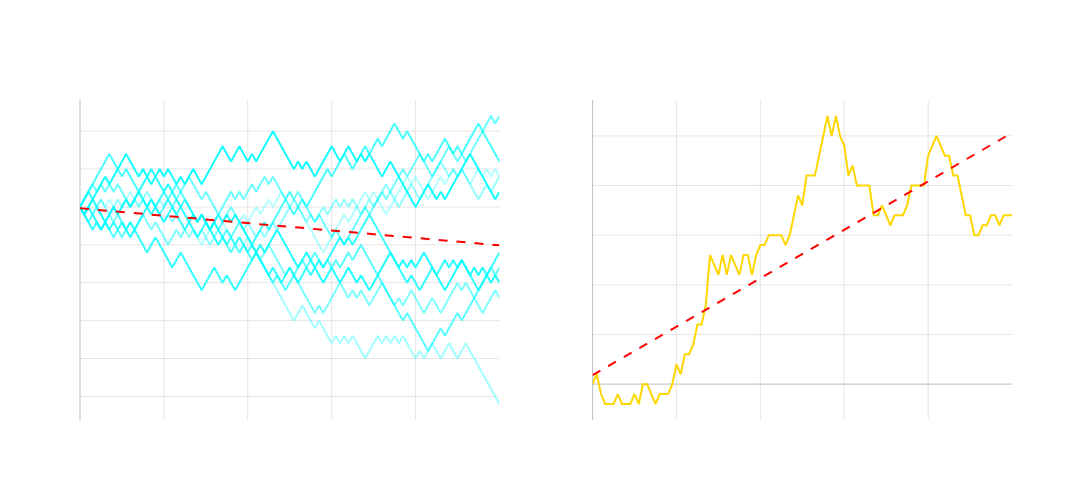
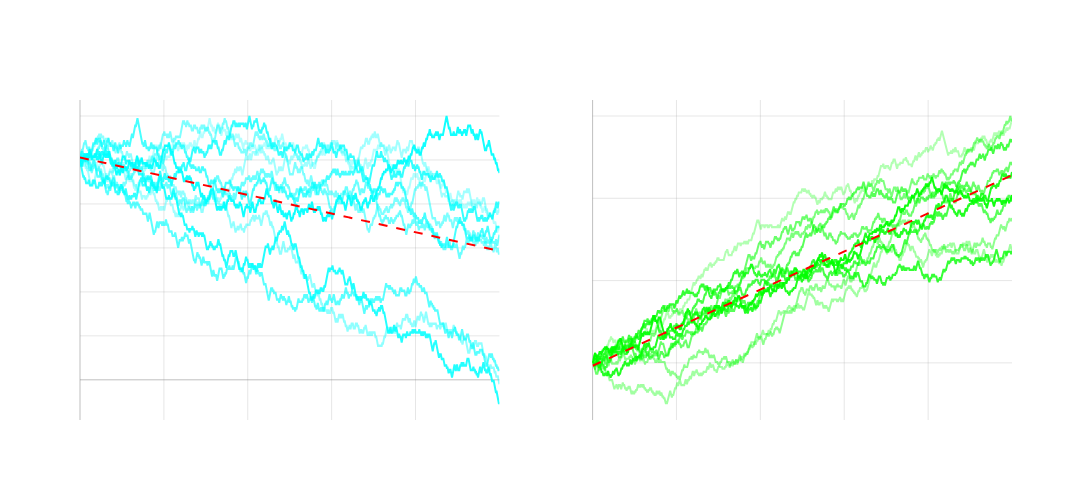

Notebook cell for these charts, in order:
### Code cell
import numpy as np
import plotly.graph_objects as go
from plotly.subplots import make_subplots

# Simulation parameters
n_players = 10
n_spins = 100
starting_wealth = 10000
bet_size = 100
p_win = 18/38  # American roulette probability
payout = 1  # 1:1 payout

# Generate wealth paths for players
np.random.seed(42)
player_wealths = np.zeros((n_players, n_spins + 1))
player_wealths[:, 0] = starting_wealth

casino_wealth = np.zeros(n_spins + 1)
casino_wealth[0] = 0

# Simulate spins
for i in range(n_spins):
    results = np.random.random(n_players) < p_win
    wins = results * bet_size * payout
    losses = ~results * bet_size
    net_results = wins - losses
    
    player_wealths[:, i+1] = player_wealths[:, i] + net_results
    casino_wealth[i+1] = casino_wealth[i] - sum(net_results)

# Find first zero for each player and set all future values to zero
for i in range(n_players):
    zero_indices = np.where(player_wealths[i] <= 0)[0]
    if len(zero_indices) > 0:
        first_zero = zero_indices[0]
        player_wealths[i, first_zero:] = 0

# Create figure with subplots
fig = make_subplots(
    rows=1, cols=2,
    subplot_titles=('Player Wealth Paths', 'Casino Wealth Path')
)

# Add player traces with neon cyan and varying opacity
x_vals = np.arange(n_spins + 1)
for i in range(n_players):
    opacity = 0.3 + (0.7 * i/n_players)  # Varies from 0.3 to 1.0
    fig.add_trace(
        go.Scatter(
            x=x_vals,
            y=player_wealths[i],
            mode='lines',
            line=dict(color=f'rgba(0, 255, 255, {opacity})', width=2),
            showlegend=False
        ),
        row=1, col=1
    )

# Add player wealth trendline
player_mean = np.mean(player_wealths, axis=0)
z = np.polyfit(x_vals, player_mean, 1)
p = np.poly1d(z)
fig.add_trace(
    go.Scatter(
        x=x_vals,
        y=p(x_vals),
        mode='lines',
        line=dict(color='red', width=2, dash='dash'),
        name='Player Trend',
        showlegend=False
    ),
    row=1, col=1
)

# Add casino trace
fig.add_trace(
    go.Scatter(
        x=x_vals,
        y=casino_wealth,
        mode='lines',
        line=dict(color='rgba(255, 215, 0, 1)', width=2),
        showlegend=False
    ),
    row=1, col=2
)

# Add casino trendline
z_casino = np.polyfit(x_vals, casino_wealth, 1)
p_casino = np.poly1d(z_casino)
fig.add_trace(
    go.Scatter(
        x=x_vals,
        y=p_casino(x_vals),
        mode='lines',
        line=dict(color='red', width=2, dash='dash'),
        showlegend=False
    ),
    row=1, col=2
)

# Update layout
fig.update_layout(
    height=500,
    width=1100,
    showlegend=False,
    plot_bgcolor='rgba(0,0,0,0)',
    paper_bgcolor='rgba(0,0,0,0)',
    font=dict(color='white')
)

# Update axes
for i in range(1, 3):
    fig.update_xaxes(
        title='Number of Spins',
        showgrid=True,
        gridwidth=1,
        gridcolor='rgba(128,128,128,0.2)',
        zeroline=True,
        zerolinewidth=1,
        zerolinecolor='rgba(128,128,128,0.5)',
        row=1, col=i
    )
    fig.update_yaxes(
        title='Wealth ($)' if i == 1 else 'Casino Profit ($)',
        showgrid=True,
        gridwidth=1,
        gridcolor='rgba(128,128,128,0.2)',
        zeroline=True,
        zerolinewidth=1,
        zerolinecolor='rgba(128,128,128,0.5)',
        row=1, col=i
    )

fig.show()

# Print slopes of trendlines
print(f"Player wealth trendline slope: ${z[0]:.2f} per spin")
print(f"Casino wealth trendline slope: ${z_casino[0]:.2f} per spin")

# Simulation parameters
n_players = 10
n_spins = 1000
starting_wealth = 10000
bet_size = 100

# Generate wealth paths for two groups of players
np.random.seed(42)

# Group 1: Game of Chance (negative EV)
chance_wealths = np.zeros((n_players, n_spins + 1))
chance_wealths[:, 0] = starting_wealth

# Group 2: Game with Optimal Action (positive EV) 
skilled_wealths = np.zeros((n_players, n_spins + 1))
skilled_wealths[:, 0] = starting_wealth

# Simulate spins
p_win_chance = 18/38  # Negative EV game
p_win_skilled = 0.55  # Positive EV game with optimal action

for i in range(n_spins):
    # Simulate Game of Chance results
    results_chance = np.random.random(n_players) < p_win_chance
    wins_chance = results_chance * bet_size
    losses_chance = ~results_chance * bet_size
    net_results_chance = wins_chance - losses_chance
    chance_wealths[:, i+1] = chance_wealths[:, i] + net_results_chance
    
    # Simulate Game with Optimal Action results
    results_skilled = np.random.random(n_players) < p_win_skilled
    wins_skilled = results_skilled * bet_size
    losses_skilled = ~results_skilled * bet_size
    net_results_skilled = wins_skilled - losses_skilled
    skilled_wealths[:, i+1] = skilled_wealths[:, i] + net_results_skilled

# Create figure with subplots
fig = make_subplots(
    rows=1, cols=2,
    subplot_titles=('Players in a Game of Chance', 'Players in a Game of Incomplete Information with Optimal Action')
)

# Add traces for Game of Chance players
x_vals = np.arange(n_spins + 1)
for i in range(n_players):
    opacity = 0.3 + (0.7 * i/n_players)
    fig.add_trace(
        go.Scatter(
            x=x_vals,
            y=chance_wealths[i],
            mode='lines',
            line=dict(color=f'rgba(0, 255, 255, {opacity})', width=2),
            showlegend=False
        ),
        row=1, col=1
    )

# Add Game of Chance trendline
chance_mean = np.mean(chance_wealths, axis=0)
z_chance = np.polyfit(x_vals, chance_mean, 1)
p_chance = np.poly1d(z_chance)
fig.add_trace(
    go.Scatter(
        x=x_vals,
        y=p_chance(x_vals),
        mode='lines',
        line=dict(color='red', width=2, dash='dash'),
        name='Trend',
        showlegend=False
    ),
    row=1, col=1
)

# Add traces for Skilled players
for i in range(n_players):
    opacity = 0.3 + (0.7 * i/n_players)
    fig.add_trace(
        go.Scatter(
            x=x_vals,
            y=skilled_wealths[i],
            mode='lines',
            line=dict(color=f'rgba(0, 255, 0, {opacity})', width=2),
            showlegend=False
        ),
        row=1, col=2
    )

# Add Skilled players trendline
skilled_mean = np.mean(skilled_wealths, axis=0)
z_skilled = np.polyfit(x_vals, skilled_mean, 1)
p_skilled = np.poly1d(z_skilled)
fig.add_trace(
    go.Scatter(
        x=x_vals,
        y=p_skilled(x_vals),
        mode='lines',
        line=dict(color='red', width=2, dash='dash'),
        name='Trend',
        showlegend=False
    ),
    row=1, col=2
)

# Update layout
fig.update_layout(
    height=500,
    width=1300,
    showlegend=False,
    plot_bgcolor='rgba(0,0,0,0)',
    paper_bgcolor='rgba(0,0,0,0)',
    font=dict(color='white')
)

# Update axes
for i in range(1, 3):
    fig.update_xaxes(
        title='Number of Spins',
        showgrid=True,
        gridwidth=1,
        gridcolor='rgba(128,128,128,0.2)',
        zeroline=True,
        zerolinewidth=1,
        zerolinecolor='rgba(128,128,128,0.5)',
        row=1, col=i
    )
    fig.update_yaxes(
        title='Wealth ($)',
        showgrid=True,
        gridwidth=1,
        gridcolor='rgba(128,128,128,0.2)',
        zeroline=True,
        zerolinewidth=1,
        zerolinecolor='rgba(128,128,128,0.5)',
        row=1, col=i
    )

fig.show()

# Print slopes of trendlines
print(f"Game of Chance wealth trendline slope: ${z_chance[0]:.2f} per spin")
print(f"Game with Optimal Action wealth trendline slope: ${z_skilled[0]:.2f} per spin")

### Figure 1 — Plotly figure (JSON) as saved in the notebook; plotly's stock layout.template omitted (floating-point values rounded to 4 significant figures)
{"data": [{"line": {"color": "rgba(0, 255, 255, 0.3)", "width": 2}, "mode": "lines", "showlegend": false, "type": "scatter", "x": [0, 1, 2, 3, 4, 5, 6, 7, 8, 9, 10, 11, 12, 13, 14, 15, 16, 17, 18, 19, 20, 21, 22, 23, 24, 25, 26, 27, 28, 29, 30, 31, 32, 33, 34, 35, 36, 37, 38, 39, 40, 41, 42, 43, 44, 45, 46, 47, 48, 49, 50, 51, 52, 53, 54, 55, 56, 57, 58, 59, 60, 61, 62, 63, 64, 65, 66, 67, 68, 69, 70, 71, 72, 73, 74, 75, 76, 77, 78, 79, 80, 81, 82, 83, 84, 85, 86, 87, 88, 89, 90, 91, 92, 93, 94, 95, 96, 97, 98, 99, 100], "xaxis": "x", "y": [10000.0, 10100.0, 10200.0, 10100.0, 10000.0, 10100.0, 10000.0, 10100.0, 10000.0, 9900.0, 10000.0, 10100.0, 10200.0, 10100.0, 10200.0, 10100.0, 10000.0, 10100.0, 10000.0, 10100.0, 10200.0, 10100.0, 10000.0, 9900.0, 9800.0, 9700.0, 9800.0, 9700.0, 9600.0, 9500.0, 9600.0, 9700.0, 9800.0, 9700.0, 9800.0, 9700.0, 9600.0, 9700.0, 9800.0, 9900.0, 9800.0, 9900.0, 10000.0, 9900.0, 10000.0, 10100.0, 10000.0, 10100.0, 10200.0, 10100.0, 10200.0, 10100.0, 10000.0, 9900.0, 9800.0, 9700.0, 9600.0, 9500.0, 9400.0, 9500.0, 9600.0, 9700.0, 9800.0, 9900.0, 9800.0, 9900.0, 10000.0, 10100.0, 10200.0, 10100.0, 10200.0, 10100.0, 10000.0, 9900.0, 10000.0, 10100.0, 10200.0, 10300.0, 10400.0, 10300.0, 10400.0, 10300.0, 10200.0, 10100.0, 10200.0, 10300.0, 10400.0, 10300.0, 10400.0, 10500.0, 10400.0, 10500.0, 10400.0, 10300.0, 10400.0, 10500.0, 10400.0, 10500.0, 10400.0, 10500.0, 10400.0], "yaxis": "y"}, {"line": {"color": "rgba(0, 255, 255, 0.37)", "width": 2}, "mode": "lines", "showlegend": false, "type": "scatter", "x": [0, 1, 2, 3, 4, 5, 6, 7, 8, 9, 10, 11, 12, 13, 14, 15, 16, 17, 18, 19, 20, 21, 22, 23, 24, 25, 26, 27, 28, 29, 30, 31, 32, 33, 34, 35, 36, 37, 38, 39, 40, 41, 42, 43, 44, 45, 46, 47, 48, 49, 50, 51, 52, 53, 54, 55, 56, 57, 58, 59, 60, 61, 62, 63, 64, 65, 66, 67, 68, 69, 70, 71, 72, 73, 74, 75, 76, 77, 78, 79, 80, 81, 82, 83, 84, 85, 86, 87, 88, 89, 90, 91, 92, 93, 94, 95, 96, 97, 98, 99, 100], "xaxis": "x", "y": [10000.0, 9900.0, 9800.0, 9900.0, 10000.0, 9900.0, 9800.0, 9900.0, 10000.0, 9900.0, 9800.0, 9700.0, 9800.0, 9700.0, 9800.0, 9900.0, 10000.0, 9900.0, 10000.0, 10100.0, 10000.0, 10100.0, 10000.0, 9900.0, 9800.0, 9700.0, 9800.0, 9700.0, 9600.0, 9700.0, 9800.0, 9700.0, 9800.0, 9700.0, 9600.0, 9700.0, 9600.0, 9500.0, 9600.0, 9500.0, 9600.0, 9500.0, 9400.0, 9300.0, 9200.0, 9100.0, 9000.0, 8900.0, 8800.0, 8700.0, 8600.0, 8500.0, 8600.0, 8700.0, 8600.0, 8500.0, 8400.0, 8500.0, 8400.0, 8300.0, 8200.0, 8300.0, 8200.0, 8300.0, 8200.0, 8300.0, 8200.0, 8100.0, 8000.0, 8100.0, 8200.0, 8300.0, 8200.0, 8300.0, 8200.0, 8300.0, 8200.0, 8300.0, 8200.0, 8100.0, 8000.0, 8100.0, 8000.0, 8100.0, 8200.0, 8100.0, 8000.0, 8100.0, 8200.0, 8100.0, 8000.0, 8100.0, 8200.0, 8100.0, 8000.0, 7900.0, 7800.0, 7700.0, 7600.0, 7500.0, 7400.0], "yaxis": "y"}, {"line": {"color": "rgba(0, 255, 255, 0.43999999999999995)", "width": 2}, "mode": "lines", "showlegend": false, "type": "scatter", "x": [0, 1, 2, 3, 4, 5, 6, 7, 8, 9, 10, 11, 12, 13, 14, 15, 16, 17, 18, 19, 20, 21, 22, 23, 24, 25, 26, 27, 28, 29, 30, 31, 32, 33, 34, 35, 36, 37, 38, 39, 40, 41, 42, 43, 44, 45, 46, 47, 48, 49, 50, 51, 52, 53, 54, 55, 56, 57, 58, 59, 60, 61, 62, 63, 64, 65, 66, 67, 68, 69, 70, 71, 72, 73, 74, 75, 76, 77, 78, 79, 80, 81, 82, 83, 84, 85, 86, 87, 88, 89, 90, 91, 92, 93, 94, 95, 96, 97, 98, 99, 100], "xaxis": "x", "y": [10000.0, 9900.0, 9800.0, 9900.0, 10000.0, 10100.0, 10000.0, 9900.0, 10000.0, 10100.0, 10000.0, 10100.0, 10000.0, 10100.0, 10200.0, 10100.0, 10200.0, 10100.0, 10000.0, 9900.0, 9800.0, 9900.0, 9800.0, 9900.0, 9800.0, 9700.0, 9600.0, 9700.0, 9600.0, 9700.0, 9600.0, 9500.0, 9600.0, 9500.0, 9600.0, 9700.0, 9600.0, 9700.0, 9800.0, 9700.0, 9800.0, 9700.0, 9600.0, 9700.0, 9600.0, 9700.0, 9800.0, 9700.0, 9800.0, 9900.0, 10000.0, 10100.0, 10000.0, 9900.0, 9800.0, 9900.0, 9800.0, 9900.0, 10000.0, 9900.0, 10000.0, 10100.0, 10000.0, 10100.0, 10000.0, 10100.0, 10000.0, 9900.0, 10000.0, 10100.0, 10000.0, 10100.0, 10200.0, 10300.0, 10200.0, 10100.0, 10000.0, 10100.0, 10200.0, 10300.0, 10200.0, 10100.0, 10200.0, 10300.0, 10400.0, 10500.0, 10600.0, 10500.0, 10400.0, 10500.0, 10400.0, 10500.0, 10400.0, 10300.0, 10200.0, 10100.0, 10200.0, 10300.0, 10200.0, 10300.0, 10400.0], "yaxis": "y"}, {"line": {"color": "rgba(0, 255, 255, 0.51)", "width": 2}, "mode": "lines", "showlegend": false, "type": "scatter", "x": [0, 1, 2, 3, 4, 5, 6, 7, 8, 9, 10, 11, 12, 13, 14, 15, 16, 17, 18, 19, 20, 21, 22, 23, 24, 25, 26, 27, 28, 29, 30, 31, 32, 33, 34, 35, 36, 37, 38, 39, 40, 41, 42, 43, 44, 45, 46, 47, 48, 49, 50, 51, 52, 53, 54, 55, 56, 57, 58, 59, 60, 61, 62, 63, 64, 65, 66, 67, 68, 69, 70, 71, 72, 73, 74, 75, 76, 77, 78, 79, 80, 81, 82, 83, 84, 85, 86, 87, 88, 89, 90, 91, 92, 93, 94, 95, 96, 97, 98, 99, 100], "xaxis": "x", "y": [10000.0, 9900.0, 10000.0, 10100.0, 10000.0, 9900.0, 9800.0, 9900.0, 9800.0, 9900.0, 9800.0, 9700.0, 9600.0, 9700.0, 9800.0, 9900.0, 9800.0, 9700.0, 9800.0, 9700.0, 9600.0, 9500.0, 9600.0, 9700.0, 9600.0, 9700.0, 9800.0, 9700.0, 9600.0, 9700.0, 9800.0, 9700.0, 9600.0, 9700.0, 9800.0, 9900.0, 10000.0, 9900.0, 9800.0, 9700.0, 9600.0, 9500.0, 9400.0, 9300.0, 9400.0, 9500.0, 9400.0, 9300.0, 9200.0, 9100.0, 9200.0, 9100.0, 9000.0, 8900.0, 8800.0, 8700.0, 8600.0, 8700.0, 8600.0, 8700.0, 8800.0, 8900.0, 9000.0, 8900.0, 8800.0, 8900.0, 8800.0, 8900.0, 8800.0, 8700.0, 8800.0, 8900.0, 9000.0, 8900.0, 8800.0, 8700.0, 8800.0, 8700.0, 8800.0, 8900.0, 8800.0, 8700.0, 8600.0, 8700.0, 8800.0, 8700.0, 8600.0, 8700.0, 8800.0, 8900.0, 9000.0, 8900.0, 9000.0, 8900.0, 8800.0, 8700.0, 8600.0, 8700.0, 8800.0, 8900.0, 8800.0], "yaxis": "y"}, {"line": {"color": "rgba(0, 255, 255, 0.58)", "width": 2}, "mode": "lines", "showlegend": false, "type": "scatter", "x": [0, 1, 2, 3, 4, 5, 6, 7, 8, 9, 10, 11, 12, 13, 14, 15, 16, 17, 18, 19, 20, 21, 22, 23, 24, 25, 26, 27, 28, 29, 30, 31, 32, 33, 34, 35, 36, 37, 38, 39, 40, 41, 42, 43, 44, 45, 46, 47, 48, 49, 50, 51, 52, 53, 54, 55, 56, 57, 58, 59, 60, 61, 62, 63, 64, 65, 66, 67, 68, 69, 70, 71, 72, 73, 74, 75, 76, 77, 78, 79, 80, 81, 82, 83, 84, 85, 86, 87, 88, 89, 90, 91, 92, 93, 94, 95, 96, 97, 98, 99, 100], "xaxis": "x", "y": [10000.0, 10100.0, 10200.0, 10300.0, 10200.0, 10300.0, 10200.0, 10300.0, 10200.0, 10300.0, 10200.0, 10100.0, 10000.0, 10100.0, 10000.0, 10100.0, 10000.0, 10100.0, 10000.0, 10100.0, 10200.0, 10100.0, 10000.0, 10100.0, 10200.0, 10300.0, 10400.0, 10300.0, 10200.0, 10100.0, 10200.0, 10100.0, 10000.0, 9900.0, 10000.0, 10100.0, 10200.0, 10100.0, 10200.0, 10100.0, 10200.0, 10300.0, 10200.0, 10300.0, 10400.0, 10300.0, 10400.0, 10300.0, 10200.0, 10100.0, 10200.0, 10100.0, 10200.0, 10100.0, 10000.0, 9900.0, 9800.0, 9900.0, 9800.0, 9700.0, 9600.0, 9700.0, 9600.0, 9500.0, 9600.0, 9700.0, 9800.0, 9900.0, 10000.0, 9900.0, 10000.0, 10100.0, 10200.0, 10100.0, 10200.0, 10300.0, 10400.0, 10500.0, 10400.0, 10500.0, 10600.0, 10700.0, 10600.0, 10500.0, 10400.0, 10500.0, 10600.0, 10700.0, 10800.0, 10700.0, 10600.0, 10700.0, 10600.0, 10700.0, 10800.0, 10900.0, 11000.0, 11100.0, 11200.0, 11100.0, 11200.0], "yaxis": "y"}, {"line": {"color": "rgba(0, 255, 255, 0.6499999999999999)", "width": 2}, "mode": "lines", "showlegend": false, "type": "scatter", "x": [0, 1, 2, 3, 4, 5, 6, 7, 8, 9, 10, 11, 12, 13, 14, 15, 16, 17, 18, 19, 20, 21, 22, 23, 24, 25, 26, 27, 28, 29, 30, 31, 32, 33, 34, 35, 36, 37, 38, 39, 40, 41, 42, 43, 44, 45, 46, 47, 48, 49, 50, 51, 52, 53, 54, 55, 56, 57, 58, 59, 60, 61, 62, 63, 64, 65, 66, 67, 68, 69, 70, 71, 72, 73, 74, 75, 76, 77, 78, 79, 80, 81, 82, 83, 84, 85, 86, 87, 88, 89, 90, 91, 92, 93, 94, 95, 96, 97, 98, 99, 100], "xaxis": "x", "y": [10000.0, 10100.0, 10200.0, 10100.0, 10000.0, 9900.0, 9800.0, 9700.0, 9600.0, 9700.0, 9600.0, 9700.0, 9600.0, 9700.0, 9800.0, 9900.0, 10000.0, 9900.0, 10000.0, 9900.0, 10000.0, 10100.0, 10200.0, 10300.0, 10200.0, 10100.0, 10000.0, 9900.0, 9800.0, 9900.0, 9800.0, 9700.0, 9600.0, 9500.0, 9600.0, 9500.0, 9400.0, 9500.0, 9600.0, 9500.0, 9400.0, 9300.0, 9400.0, 9300.0, 9200.0, 9100.0, 9000.0, 9100.0, 9000.0, 8900.0, 9000.0, 9100.0, 9200.0, 9300.0, 9200.0, 9300.0, 9400.0, 9300.0, 9200.0, 9300.0, 9200.0, 9300.0, 9200.0, 9300.0, 9400.0, 9300.0, 9400.0, 9500.0, 9400.0, 9300.0, 9200.0, 9100.0, 9000.0, 8900.0, 8800.0, 8700.0, 8600.0, 8500.0, 8600.0, 8500.0, 8400.0, 8300.0, 8200.0, 8100.0, 8200.0, 8300.0, 8400.0, 8300.0, 8400.0, 8500.0, 8600.0, 8500.0, 8600.0, 8700.0, 8800.0, 8900.0, 9000.0, 9100.0, 9200.0, 9100.0, 9200.0], "yaxis": "y"}, {"line": {"color": "rgba(0, 255, 255, 0.72)", "width": 2}, "mode": "lines", "showlegend": false, "type": "scatter", "x": [0, 1, 2, 3, 4, 5, 6, 7, 8, 9, 10, 11, 12, 13, 14, 15, 16, 17, 18, 19, 20, 21, 22, 23, 24, 25, 26, 27, 28, 29, 30, 31, 32, 33, 34, 35, 36, 37, 38, 39, 40, 41, 42, 43, 44, 45, 46, 47, 48, 49, 50, 51, 52, 53, 54, 55, 56, 57, 58, 59, 60, 61, 62, 63, 64, 65, 66, 67, 68, 69, 70, 71, 72, 73, 74, 75, 76, 77, 78, 79, 80, 81, 82, 83, 84, 85, 86, 87, 88, 89, 90, 91, 92, 93, 94, 95, 96, 97, 98, 99, 100], "xaxis": "x", "y": [10000.0, 10100.0, 10200.0, 10300.0, 10400.0, 10500.0, 10600.0, 10700.0, 10600.0, 10500.0, 10400.0, 10500.0, 10400.0, 10300.0, 10200.0, 10100.0, 10000.0, 10100.0, 10000.0, 9900.0, 9800.0, 9900.0, 10000.0, 9900.0, 10000.0, 10100.0, 10000.0, 9900.0, 9800.0, 9900.0, 9800.0, 9700.0, 9800.0, 9700.0, 9600.0, 9500.0, 9600.0, 9500.0, 9400.0, 9500.0, 9400.0, 9500.0, 9600.0, 9700.0, 9800.0, 9700.0, 9800.0, 9900.0, 10000.0, 10100.0, 10000.0, 9900.0, 10000.0, 10100.0, 10000.0, 10100.0, 10200.0, 10300.0, 10400.0, 10500.0, 10400.0, 10500.0, 10600.0, 10700.0, 10600.0, 10500.0, 10600.0, 10700.0, 10800.0, 10700.0, 10800.0, 10900.0, 10800.0, 10900.0, 11000.0, 11100.0, 11000.0, 10900.0, 11000.0, 10900.0, 10800.0, 10700.0, 10600.0, 10700.0, 10600.0, 10700.0, 10800.0, 10900.0, 10800.0, 10700.0, 10800.0, 10700.0, 10800.0, 10900.0, 11000.0, 11100.0, 11000.0, 10900.0, 10800.0, 10700.0, 10600.0], "yaxis": "y"}, {"line": {"color": "rgba(0, 255, 255, 0.7899999999999999)", "width": 2}, "mode": "lines", "showlegend": false, "type": "scatter", "x": [0, 1, 2, 3, 4, 5, 6, 7, 8, 9, 10, 11, 12, 13, 14, 15, 16, 17, 18, 19, 20, 21, 22, 23, 24, 25, 26, 27, 28, 29, 30, 31, 32, 33, 34, 35, 36, 37, 38, 39, 40, 41, 42, 43, 44, 45, 46, 47, 48, 49, 50, 51, 52, 53, 54, 55, 56, 57, 58, 59, 60, 61, 62, 63, 64, 65, 66, 67, 68, 69, 70, 71, 72, 73, 74, 75, 76, 77, 78, 79, 80, 81, 82, 83, 84, 85, 86, 87, 88, 89, 90, 91, 92, 93, 94, 95, 96, 97, 98, 99, 100], "xaxis": "x", "y": [10000.0, 9900.0, 9800.0, 9700.0, 9800.0, 9700.0, 9800.0, 9700.0, 9800.0, 9700.0, 9800.0, 9700.0, 9800.0, 9700.0, 9600.0, 9500.0, 9400.0, 9500.0, 9600.0, 9500.0, 9400.0, 9300.0, 9200.0, 9300.0, 9400.0, 9300.0, 9200.0, 9100.0, 9000.0, 8900.0, 9000.0, 9100.0, 9200.0, 9100.0, 9000.0, 9100.0, 9000.0, 8900.0, 9000.0, 9100.0, 9200.0, 9300.0, 9400.0, 9300.0, 9200.0, 9100.0, 9200.0, 9100.0, 9000.0, 9100.0, 9200.0, 9100.0, 9000.0, 9100.0, 9200.0, 9100.0, 9200.0, 9300.0, 9200.0, 9300.0, 9400.0, 9500.0, 9600.0, 9500.0, 9600.0, 9500.0, 9600.0, 9700.0, 9800.0, 9900.0, 9800.0, 9700.0, 9600.0, 9500.0, 9400.0, 9300.0, 9200.0, 9100.0, 9000.0, 9100.0, 9000.0, 8900.0, 9000.0, 9100.0, 9200.0, 9100.0, 9200.0, 9300.0, 9200.0, 9300.0, 9200.0, 9300.0, 9200.0, 9100.0, 9000.0, 8900.0, 9000.0, 9100.0, 9200.0, 9300.0, 9400.0], "yaxis": "y"}, {"line": {"color": "rgba(0, 255, 255, 0.8599999999999999)", "width": 2}, "mode": "lines", "showlegend": false, "type": "scatter", "x": [0, 1, 2, 3, 4, 5, 6, 7, 8, 9, 10, 11, 12, 13, 14, 15, 16, 17, 18, 19, 20, 21, 22, 23, 24, 25, 26, 27, 28, 29, 30, 31, 32, 33, 34, 35, 36, 37, 38, 39, 40, 41, 42, 43, 44, 45, 46, 47, 48, 49, 50, 51, 52, 53, 54, 55, 56, 57, 58, 59, 60, 61, 62, 63, 64, 65, 66, 67, 68, 69, 70, 71, 72, 73, 74, 75, 76, 77, 78, 79, 80, 81, 82, 83, 84, 85, 86, 87, 88, 89, 90, 91, 92, 93, 94, 95, 96, 97, 98, 99, 100], "xaxis": "x", "y": [10000.0, 9900.0, 10000.0, 9900.0, 9800.0, 9700.0, 9800.0, 9900.0, 10000.0, 9900.0, 10000.0, 10100.0, 10000.0, 10100.0, 10200.0, 10300.0, 10400.0, 10500.0, 10400.0, 10300.0, 10200.0, 10300.0, 10200.0, 10100.0, 10000.0, 9900.0, 9800.0, 9900.0, 9800.0, 9900.0, 9800.0, 9700.0, 9800.0, 9900.0, 9800.0, 9900.0, 9800.0, 9900.0, 9800.0, 9700.0, 9600.0, 9500.0, 9400.0, 9500.0, 9400.0, 9500.0, 9600.0, 9700.0, 9600.0, 9500.0, 9400.0, 9300.0, 9200.0, 9300.0, 9400.0, 9300.0, 9200.0, 9100.0, 9000.0, 9100.0, 9200.0, 9100.0, 9000.0, 9100.0, 9200.0, 9100.0, 9000.0, 9100.0, 9000.0, 8900.0, 9000.0, 9100.0, 9200.0, 9300.0, 9400.0, 9300.0, 9200.0, 9300.0, 9200.0, 9300.0, 9200.0, 9300.0, 9400.0, 9300.0, 9200.0, 9100.0, 9000.0, 8900.0, 9000.0, 9100.0, 9200.0, 9300.0, 9200.0, 9100.0, 9200.0, 9100.0, 9200.0, 9100.0, 9000.0, 9100.0, 9000.0], "yaxis": "y"}, {"line": {"color": "rgba(0, 255, 255, 0.9299999999999999)", "width": 2}, "mode": "lines", "showlegend": false, "type": "scatter", "x": [0, 1, 2, 3, 4, 5, 6, 7, 8, 9, 10, 11, 12, 13, 14, 15, 16, 17, 18, 19, 20, 21, 22, 23, 24, 25, 26, 27, 28, 29, 30, 31, 32, 33, 34, 35, 36, 37, 38, 39, 40, 41, 42, 43, 44, 45, 46, 47, 48, 49, 50, 51, 52, 53, 54, 55, 56, 57, 58, 59, 60, 61, 62, 63, 64, 65, 66, 67, 68, 69, 70, 71, 72, 73, 74, 75, 76, 77, 78, 79, 80, 81, 82, 83, 84, 85, 86, 87, 88, 89, 90, 91, 92, 93, 94, 95, 96, 97, 98, 99, 100], "xaxis": "x", "y": [10000.0, 9900.0, 10000.0, 10100.0, 10200.0, 10300.0, 10400.0, 10300.0, 10400.0, 10500.0, 10600.0, 10700.0, 10600.0, 10500.0, 10400.0, 10500.0, 10400.0, 10300.0, 10400.0, 10500.0, 10400.0, 10500.0, 10400.0, 10300.0, 10400.0, 10300.0, 10400.0, 10500.0, 10400.0, 10300.0, 10400.0, 10500.0, 10600.0, 10700.0, 10800.0, 10700.0, 10600.0, 10700.0, 10800.0, 10700.0, 10600.0, 10700.0, 10600.0, 10700.0, 10800.0, 10900.0, 11000.0, 10900.0, 10800.0, 10700.0, 10600.0, 10500.0, 10600.0, 10500.0, 10600.0, 10500.0, 10400.0, 10500.0, 10600.0, 10700.0, 10800.0, 10700.0, 10600.0, 10700.0, 10800.0, 10700.0, 10600.0, 10700.0, 10600.0, 10700.0, 10600.0, 10500.0, 10400.0, 10500.0, 10600.0, 10500.0, 10400.0, 10300.0, 10200.0, 10100.0, 10000.0, 10100.0, 10200.0, 10300.0, 10200.0, 10100.0, 10200.0, 10100.0, 10200.0, 10300.0, 10400.0, 10500.0, 10600.0, 10700.0, 10600.0, 10500.0, 10400.0, 10300.0, 10200.0, 10100.0, 10200.0], "yaxis": "y"}, {"line": {"color": "red", "dash": "dash", "width": 2}, "mode": "lines", "name": "Player Trend", "showlegend": false, "type": "scatter", "x": [0, 1, 2, 3, 4, 5, 6, 7, 8, 9, 10, 11, 12, 13, 14, 15, 16, 17, 18, 19, 20, 21, 22, 23, 24, 25, 26, 27, 28, 29, 30, 31, 32, 33, 34, 35, 36, 37, 38, 39, 40, 41, 42, 43, 44, 45, 46, 47, 48, 49, 50, 51, 52, 53, 54, 55, 56, 57, 58, 59, 60, 61, 62, 63, 64, 65, 66, 67, 68, 69, 70, 71, 72, 73, 74, 75, 76, 77, 78, 79, 80, 81, 82, 83, 84, 85, 86, 87, 88, 89, 90, 91, 92, 93, 94, 95, 96, 97, 98, 99, 100], "xaxis": "x", "y": [9982.0, 9977.0, 9972.0, 9967.0, 9962.0, 9957.0, 9952.0, 9948.0, 9943.0, 9938.0, 9933.0, 9928.0, 9923.0, 9918.0, 9913.0, 9909.0, 9904.0, 9899.0, 9894.0, 9889.0, 9884.0, 9879.0, 9874.0, 9870.0, 9865.0, 9860.0, 9855.0, 9850.0, 9845.0, 9840.0, 9835.0, 9831.0, 9826.0, 9821.0, 9816.0, 9811.0, 9806.0, 9801.0, 9796.0, 9791.0, 9787.0, 9782.0, 9777.0, 9772.0, 9767.0, 9762.0, 9757.0, 9752.0, 9748.0, 9743.0, 9738.0, 9733.0, 9728.0, 9723.0, 9718.0, 9713.0, 9709.0, 9704.0, 9699.0, 9694.0, 9689.0, 9684.0, 9679.0, 9674.0, 9670.0, 9665.0, 9660.0, 9655.0, 9650.0, 9645.0, 9640.0, 9635.0, 9631.0, 9626.0, 9621.0, 9616.0, 9611.0, 9606.0, 9601.0, 9596.0, 9591.0, 9587.0, 9582.0, 9577.0, 9572.0, 9567.0, 9562.0, 9557.0, 9552.0, 9548.0, 9543.0, 9538.0, 9533.0, 9528.0, 9523.0, 9518.0, 9513.0, 9509.0, 9504.0, 9499.0, 9494.0], "yaxis": "y"}, {"line": {"color": "rgba(255, 215, 0, 1)", "width": 2}, "mode": "lines", "showlegend": false, "type": "scatter", "x": [0, 1, 2, 3, 4, 5, 6, 7, 8, 9, 10, 11, 12, 13, 14, 15, 16, 17, 18, 19, 20, 21, 22, 23, 24, 25, 26, 27, 28, 29, 30, 31, 32, 33, 34, 35, 36, 37, 38, 39, 40, 41, 42, 43, 44, 45, 46, 47, 48, 49, 50, 51, 52, 53, 54, 55, 56, 57, 58, 59, 60, 61, 62, 63, 64, 65, 66, 67, 68, 69, 70, 71, 72, 73, 74, 75, 76, 77, 78, 79, 80, 81, 82, 83, 84, 85, 86, 87, 88, 89, 90, 91, 92, 93, 94, 95, 96, 97, 98, 99, 100], "xaxis": "x2", "y": [0.0, 200.0, -200.0, -400.0, -400.0, -400.0, -200.0, -400.0, -400.0, -400.0, -200.0, -400.0, 0.0, 0.0, -200.0, -400.0, -200.0, -200.0, -200.0, 0.0, 400.0, 200.0, 600.0, 600.0, 800.0, 1200.0, 1200.0, 1600.0, 2600.0, 2400.0, 2200.0, 2600.0, 2200.0, 2600.0, 2400.0, 2200.0, 2600.0, 2600.0, 2200.0, 2600.0, 2800.0, 2800.0, 3000.0, 3000.0, 3000.0, 3000.0, 2800.0, 3000.0, 3400.0, 3800.0, 3600.0, 4200.0, 4200.0, 4200.0, 4600.0, 5000.0, 5400.0, 5000.0, 5400.0, 5000.0, 4800.0, 4200.0, 4400.0, 4000.0, 4000.0, 4000.0, 4000.0, 3400.0, 3400.0, 3600.0, 3400.0, 3200.0, 3400.0, 3400.0, 3400.0, 3600.0, 4000.0, 4000.0, 4000.0, 4000.0, 4600.0, 4800.0, 5000.0, 4800.0, 4600.0, 4600.0, 4200.0, 4200.0, 3800.0, 3400.0, 3400.0, 3000.0, 3000.0, 3200.0, 3200.0, 3400.0, 3400.0, 3200.0, 3400.0, 3400.0, 3400.0], "yaxis": "y2"}, {"line": {"color": "red", "dash": "dash", "width": 2}, "mode": "lines", "showlegend": false, "type": "scatter", "x": [0, 1, 2, 3, 4, 5, 6, 7, 8, 9, 10, 11, 12, 13, 14, 15, 16, 17, 18, 19, 20, 21, 22, 23, 24, 25, 26, 27, 28, 29, 30, 31, 32, 33, 34, 35, 36, 37, 38, 39, 40, 41, 42, 43, 44, 45, 46, 47, 48, 49, 50, 51, 52, 53, 54, 55, 56, 57, 58, 59, 60, 61, 62, 63, 64, 65, 66, 67, 68, 69, 70, 71, 72, 73, 74, 75, 76, 77, 78, 79, 80, 81, 82, 83, 84, 85, 86, 87, 88, 89, 90, 91, 92, 93, 94, 95, 96, 97, 98, 99, 100], "xaxis": "x2", "y": [182.8, 231.5, 280.3, 329.1, 377.9, 426.7, 475.4, 524.2, 573.0, 621.8, 670.6, 719.3, 768.1, 816.9, 865.7, 914.5, 963.2, 1012.0, 1061.0, 1110.0, 1158.0, 1207.0, 1256.0, 1305.0, 1353.0, 1402.0, 1451.0, 1500.0, 1549.0, 1597.0, 1646.0, 1695.0, 1744.0, 1793.0, 1841.0, 1890.0, 1939.0, 1988.0, 2036.0, 2085.0, 2134.0, 2183.0, 2232.0, 2280.0, 2329.0, 2378.0, 2427.0, 2475.0, 2524.0, 2573.0, 2622.0, 2671.0, 2719.0, 2768.0, 2817.0, 2866.0, 2914.0, 2963.0, 3012.0, 3061.0, 3110.0, 3158.0, 3207.0, 3256.0, 3305.0, 3353.0, 3402.0, 3451.0, 3500.0, 3549.0, 3597.0, 3646.0, 3695.0, 3744.0, 3793.0, 3841.0, 3890.0, 3939.0, 3988.0, 4036.0, 4085.0, 4134.0, 4183.0, 4232.0, 4280.0, 4329.0, 4378.0, 4427.0, 4475.0, 4524.0, 4573.0, 4622.0, 4671.0, 4719.0, 4768.0, 4817.0, 4866.0, 4914.0, 4963.0, 5012.0, 5061.0], "yaxis": "y2"}], "layout": {"annotations": [{"font": {"size": 16}, "showarrow": false, "text": "Player Wealth Paths", "x": 0.225, "xanchor": "center", "xref": "paper", "y": 1, "yanchor": "bottom", "yref": "paper"}, {"font": {"size": 16}, "showarrow": false, "text": "Casino Wealth Path", "x": 0.775, "xanchor": "center", "xref": "paper", "y": 1, "yanchor": "bottom", "yref": "paper"}], "font": {"color": "white"}, "height": 500, "paper_bgcolor": "rgba(0,0,0,0)", "plot_bgcolor": "rgba(0,0,0,0)", "showlegend": false, "width": 1100, "xaxis": {"anchor": "y", "domain": [0, 0.45], "gridcolor": "rgba(128,128,128,0.2)", "gridwidth": 1, "showgrid": true, "title": {"text": "Number of Spins"}, "zeroline": true, "zerolinecolor": "rgba(128,128,128,0.5)", "zerolinewidth": 1}, "xaxis2": {"anchor": "y2", "domain": [0.55, 1], "gridcolor": "rgba(128,128,128,0.2)", "gridwidth": 1, "showgrid": true, "title": {"text": "Number of Spins"}, "zeroline": true, "zerolinecolor": "rgba(128,128,128,0.5)", "zerolinewidth": 1}, "yaxis": {"anchor": "x", "domain": [0, 1], "gridcolor": "rgba(128,128,128,0.2)", "gridwidth": 1, "showgrid": true, "title": {"text": "Wealth ($)"}, "zeroline": true, "zerolinecolor": "rgba(128,128,128,0.5)", "zerolinewidth": 1}, "yaxis2": {"anchor": "x2", "domain": [0, 1], "gridcolor": "rgba(128,128,128,0.2)", "gridwidth": 1, "showgrid": true, "title": {"text": "Casino Profit ($)"}, "zeroline": true, "zerolinecolor": "rgba(128,128,128,0.5)", "zerolinewidth": 1}}}

### Figure 2 — Plotly figure (JSON) as saved in the notebook; plotly's stock layout.template omitted (floating-point values rounded to 4 significant figures; data arrays with more than 128 entries replaced by an {"elided": "..."} marker saying what was removed)
{"data": [{"line": {"color": "rgba(0, 255, 255, 0.3)", "width": 2}, "mode": "lines", "showlegend": false, "type": "scatter", "x": {"elided": "1001 int values"}, "xaxis": "x", "y": {"elided": "1001 float values"}, "yaxis": "y"}, {"line": {"color": "rgba(0, 255, 255, 0.37)", "width": 2}, "mode": "lines", "showlegend": false, "type": "scatter", "x": {"elided": "1001 int values"}, "xaxis": "x", "y": {"elided": "1001 float values"}, "yaxis": "y"}, {"line": {"color": "rgba(0, 255, 255, 0.43999999999999995)", "width": 2}, "mode": "lines", "showlegend": false, "type": "scatter", "x": {"elided": "1001 int values"}, "xaxis": "x", "y": {"elided": "1001 float values"}, "yaxis": "y"}, {"line": {"color": "rgba(0, 255, 255, 0.51)", "width": 2}, "mode": "lines", "showlegend": false, "type": "scatter", "x": {"elided": "1001 int values"}, "xaxis": "x", "y": {"elided": "1001 float values"}, "yaxis": "y"}, {"line": {"color": "rgba(0, 255, 255, 0.58)", "width": 2}, "mode": "lines", "showlegend": false, "type": "scatter", "x": {"elided": "1001 int values"}, "xaxis": "x", "y": {"elided": "1001 float values"}, "yaxis": "y"}, {"line": {"color": "rgba(0, 255, 255, 0.6499999999999999)", "width": 2}, "mode": "lines", "showlegend": false, "type": "scatter", "x": {"elided": "1001 int values"}, "xaxis": "x", "y": {"elided": "1001 float values"}, "yaxis": "y"}, {"line": {"color": "rgba(0, 255, 255, 0.72)", "width": 2}, "mode": "lines", "showlegend": false, "type": "scatter", "x": {"elided": "1001 int values"}, "xaxis": "x", "y": {"elided": "1001 float values"}, "yaxis": "y"}, {"line": {"color": "rgba(0, 255, 255, 0.7899999999999999)", "width": 2}, "mode": "lines", "showlegend": false, "type": "scatter", "x": {"elided": "1001 int values"}, "xaxis": "x", "y": {"elided": "1001 float values"}, "yaxis": "y"}, {"line": {"color": "rgba(0, 255, 255, 0.8599999999999999)", "width": 2}, "mode": "lines", "showlegend": false, "type": "scatter", "x": {"elided": "1001 int values"}, "xaxis": "x", "y": {"elided": "1001 float values"}, "yaxis": "y"}, {"line": {"color": "rgba(0, 255, 255, 0.9299999999999999)", "width": 2}, "mode": "lines", "showlegend": false, "type": "scatter", "x": {"elided": "1001 int values"}, "xaxis": "x", "y": {"elided": "1001 float values"}, "yaxis": "y"}, {"line": {"color": "red", "dash": "dash", "width": 2}, "mode": "lines", "name": "Trend", "showlegend": false, "type": "scatter", "x": {"elided": "1001 int values"}, "xaxis": "x", "y": {"elided": "1001 float values"}, "yaxis": "y"}, {"line": {"color": "rgba(0, 255, 0, 0.3)", "width": 2}, "mode": "lines", "showlegend": false, "type": "scatter", "x": {"elided": "1001 int values"}, "xaxis": "x2", "y": {"elided": "1001 float values"}, "yaxis": "y2"}, {"line": {"color": "rgba(0, 255, 0, 0.37)", "width": 2}, "mode": "lines", "showlegend": false, "type": "scatter", "x": {"elided": "1001 int values"}, "xaxis": "x2", "y": {"elided": "1001 float values"}, "yaxis": "y2"}, {"line": {"color": "rgba(0, 255, 0, 0.43999999999999995)", "width": 2}, "mode": "lines", "showlegend": false, "type": "scatter", "x": {"elided": "1001 int values"}, "xaxis": "x2", "y": {"elided": "1001 float values"}, "yaxis": "y2"}, {"line": {"color": "rgba(0, 255, 0, 0.51)", "width": 2}, "mode": "lines", "showlegend": false, "type": "scatter", "x": {"elided": "1001 int values"}, "xaxis": "x2", "y": {"elided": "1001 float values"}, "yaxis": "y2"}, {"line": {"color": "rgba(0, 255, 0, 0.58)", "width": 2}, "mode": "lines", "showlegend": false, "type": "scatter", "x": {"elided": "1001 int values"}, "xaxis": "x2", "y": {"elided": "1001 float values"}, "yaxis": "y2"}, {"line": {"color": "rgba(0, 255, 0, 0.6499999999999999)", "width": 2}, "mode": "lines", "showlegend": false, "type": "scatter", "x": {"elided": "1001 int values"}, "xaxis": "x2", "y": {"elided": "1001 float values"}, "yaxis": "y2"}, {"line": {"color": "rgba(0, 255, 0, 0.72)", "width": 2}, "mode": "lines", "showlegend": false, "type": "scatter", "x": {"elided": "1001 int values"}, "xaxis": "x2", "y": {"elided": "1001 float values"}, "yaxis": "y2"}, {"line": {"color": "rgba(0, 255, 0, 0.7899999999999999)", "width": 2}, "mode": "lines", "showlegend": false, "type": "scatter", "x": {"elided": "1001 int values"}, "xaxis": "x2", "y": {"elided": "1001 float values"}, "yaxis": "y2"}, {"line": {"color": "rgba(0, 255, 0, 0.8599999999999999)", "width": 2}, "mode": "lines", "showlegend": false, "type": "scatter", "x": {"elided": "1001 int values"}, "xaxis": "x2", "y": {"elided": "1001 float values"}, "yaxis": "y2"}, {"line": {"color": "rgba(0, 255, 0, 0.9299999999999999)", "width": 2}, "mode": "lines", "showlegend": false, "type": "scatter", "x": {"elided": "1001 int values"}, "xaxis": "x2", "y": {"elided": "1001 float values"}, "yaxis": "y2"}, {"line": {"color": "red", "dash": "dash", "width": 2}, "mode": "lines", "name": "Trend", "showlegend": false, "type": "scatter", "x": {"elided": "1001 int values"}, "xaxis": "x2", "y": {"elided": "1001 float values"}, "yaxis": "y2"}], "layout": {"annotations": [{"font": {"size": 16}, "showarrow": false, "text": "Players in a Game of Chance", "x": 0.225, "xanchor": "center", "xref": "paper", "y": 1, "yanchor": "bottom", "yref": "paper"}, {"font": {"size": 16}, "showarrow": false, "text": "Players in a Game of Incomplete Information with Optimal Action", "x": 0.775, "xanchor": "center", "xref": "paper", "y": 1, "yanchor": "bottom", "yref": "paper"}], "font": {"color": "white"}, "height": 500, "paper_bgcolor": "rgba(0,0,0,0)", "plot_bgcolor": "rgba(0,0,0,0)", "showlegend": false, "width": 1300, "xaxis": {"anchor": "y", "domain": [0, 0.45], "gridcolor": "rgba(128,128,128,0.2)", "gridwidth": 1, "showgrid": true, "title": {"text": "Number of Spins"}, "zeroline": true, "zerolinecolor": "rgba(128,128,128,0.5)", "zerolinewidth": 1}, "xaxis2": {"anchor": "y2", "domain": [0.55, 1], "gridcolor": "rgba(128,128,128,0.2)", "gridwidth": 1, "showgrid": true, "title": {"text": "Number of Spins"}, "zeroline": true, "zerolinecolor": "rgba(128,128,128,0.5)", "zerolinewidth": 1}, "yaxis": {"anchor": "x", "domain": [0, 1], "gridcolor": "rgba(128,128,128,0.2)", "gridwidth": 1, "showgrid": true, "title": {"text": "Wealth ($)"}, "zeroline": true, "zerolinecolor": "rgba(128,128,128,0.5)", "zerolinewidth": 1}, "yaxis2": {"anchor": "x2", "domain": [0, 1], "gridcolor": "rgba(128,128,128,0.2)", "gridwidth": 1, "showgrid": true, "title": {"text": "Wealth ($)"}, "zeroline": true, "zerolinecolor": "rgba(128,128,128,0.5)", "zerolinewidth": 1}}}
